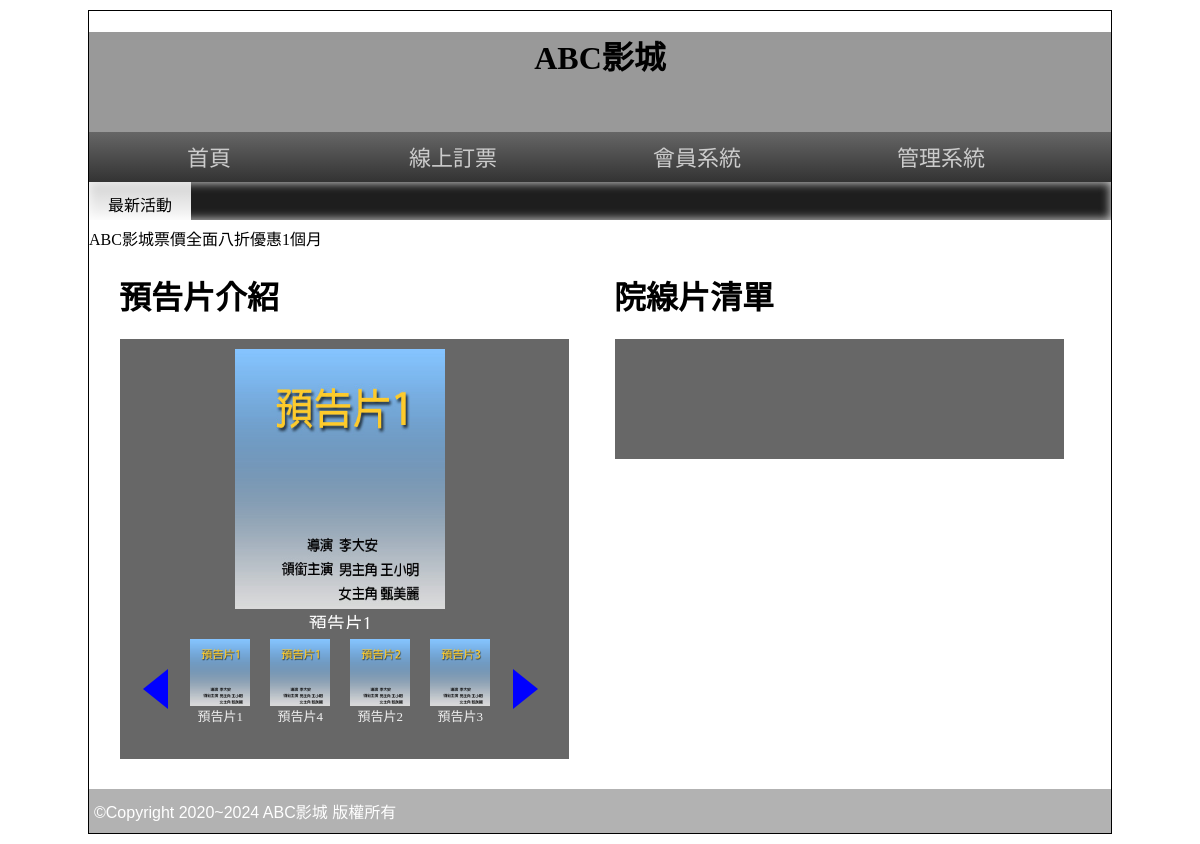
/, run on an earlier commit of the app's database.
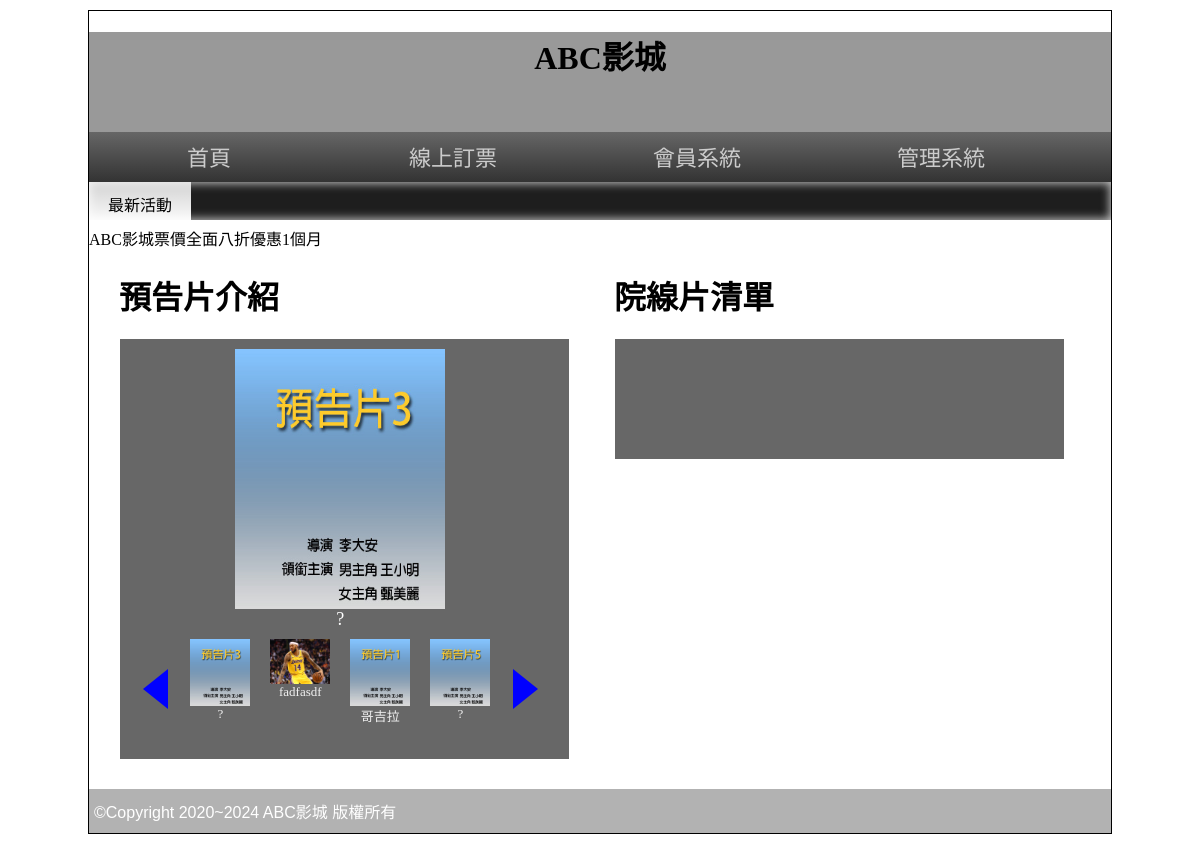
And on a later commit of the database.
### tables this page shows
CREATE TABLE `posters` (
  `id` int(10) UNSIGNED NOT NULL,
  `name` text NOT NULL,
  `img` text NOT NULL,
  `rank` int(10) UNSIGNED NOT NULL,
  `ani` int(10) UNSIGNED NOT NULL,
  `sh` int(1) UNSIGNED NOT NULL DEFAULT 1
);

### api/base.php (called while the page is built, shortened)
<?php
class DB
{
    protected $table;
    protected $dsn = "mysql:host=localhost;charset=utf8;dbname=db06";
    protected $pdo;
    public function __construct($table)
    {
        $this->table = $table;
        $this->pdo = new PDO($this->dsn, 'root', '');
    }
    public function all(...$arg)
    {
        $sql = "select * from  `$this->table`";
        if (isset($arg[0])) {
            if (is_array($arg[0])) {
                $tmp = $this->a2s($arg[0]);
                $sql .= " where " . join(" && ", $tmp);
            } else {
                $sql .= $arg[0];
            }
        }
        if (isset($arg[1])) {
            $sql .= $arg[1];
        }
        return $this->pdo->query($sql)->fetchAll(PDO::FETCH_ASSOC);
    }
    protected function a2s($array)
    {
        $tmp = [];
        foreach ($array as $key => $value) {
            $tmp[] = "`$key`='$value'";
        }
        return $tmp;
    }
}
$Poster = new DB("posters");

### front/main.php (the view, shortened to what this page needs)
<div class="half" style="vertical-align:top;">
    <h1>預告片介紹</h1>
    <div class="rb tab" style="width:95%;">
        <div id="posters">
            <div class="lists">
                <?php
                $posters = $Poster->all(['sh' => 1], " Order By rank");
                foreach ($posters as $poster) {
                ?>
                    <div class='poster' data-ani='<?= $poster['ani']; ?>'>
                        <img src="./images/<?= $poster['img']; ?>">
                        <div class='name'><?= $poster['name']; ?></div>
                    </div>
                <?php
                }
                ?>
            </div>
            <div class="controls">
                <div class="control">
                    <div class="btn-left"></div>
                </div>
                <div class="btns">
                    <?php
                    foreach ($posters as $poster) {
                    ?>
                        <div class="btn">
                            <img src="./images/<?= $poster['img']; ?>" alt="">
                            <div><?= $poster['name']; ?></div>
                        </div>
                    <?php
                    }
                    ?>
                </div>
                <div class="control">
                    <div class="btn-right"></div>
                </div>
            </div>
        </div>
    </div>
</div>
<div class="half">
    <h1>院線片清單</h1>
    <div class="rb tab" style="width:95%;display:flex;flex-wrap:wrap">
        <div class="ct" style="width:100%">
        </div>
    </div>
</div>

What changed in the data, as far as the page shows it:
removed posters: img (picture), name "預告片1"
removed posters: img (picture), name "預告片2"
now on one of the page's lists (row edited): posters: name "?"
changed posters (number 1 of 4 on the later page): name "預告片3" → "?"; moves up the list
added posters: img (picture), name "fadfasdf"
changed posters: name "預告片4" → "哥吉拉"
now on this page (row edited): posters: img (picture), name "?"
